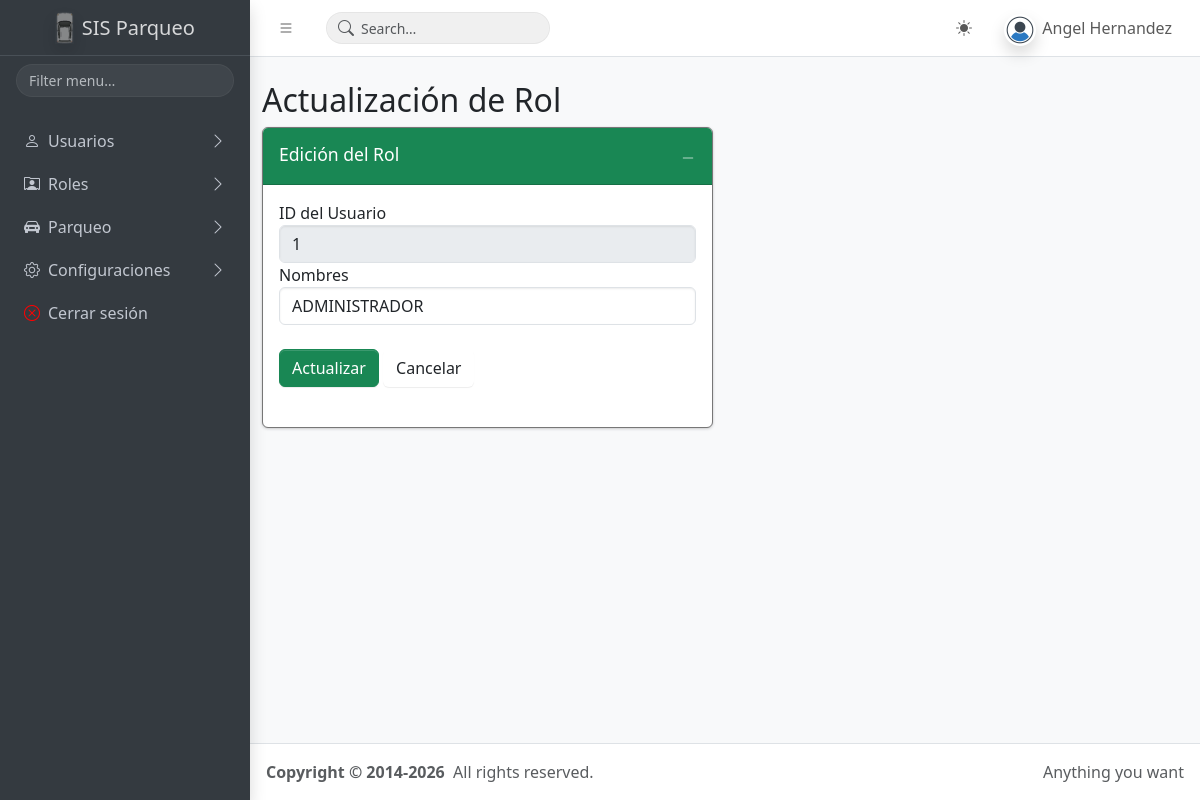
/roles/update.php?id=1 (signed in), run on the app's committed database.
### tables this page shows
CREATE TABLE `tb_usuarios` (
  `id` int(11) NOT NULL,
  `nombres` varchar(255) DEFAULT NULL,
  `rol` varchar(255) DEFAULT NULL,
  `email` varchar(255) DEFAULT NULL,
  `email_verificado` varchar(255) DEFAULT NULL,
  `contrasena` varchar(255) DEFAULT NULL,
  `token` varchar(255) DEFAULT NULL,
  `fyh_creacion` datetime DEFAULT NULL,
  `fyh_actualizacion` datetime DEFAULT NULL,
  `fyh_eliminacion` datetime DEFAULT NULL,
  `estado` varchar(10) DEFAULT NULL
);

CREATE TABLE `tb_rol` (
  `id_rol` int(11) NOT NULL,
  `nombre` varchar(255) DEFAULT NULL,
  `fyh_creacion` datetime DEFAULT NULL,
  `fyh_actualizacion` datetime DEFAULT NULL,
  `fyh_eliminacion` datetime DEFAULT NULL,
  `estado` varchar(10) DEFAULT NULL
);

### app/config.php (called while the page is built, shortened)
<?php
$URL = "http://localhost/www.sisparqueo.com";
?>

### layout/admin/datos_usuario.php (called while the page is built, shortened)
<?php
if (isset($_SESSION['usuario_sesion'])) {
    $usuario_sesion = $_SESSION['usuario_sesion'];
    $query_usuario_session = $pdo->prepare("SELECT * FROM tb_usuarios WHERE email = '$usuario_sesion' AND estado = 1");
    $query_usuario_session->execute();
    $session_usuarios = $query_usuario_session->fetchAll(PDO::FETCH_ASSOC);
    foreach ($session_usuarios as $usuario_loggeado){
    }
    $nombre_usuario_sesion = $usuario_loggeado['nombres'];
} else {
    header("Location: " . $URL . "/");
};
?>

### roles/update.php (the view, shortened to what this page needs)
<?php
include('../app/config.php');
include('../layout/admin/datos_usuario.php');
$id = $_GET['id'];
$query_usuario = $pdo->prepare("SELECT * FROM tb_rol WHERE id_rol = '$id' AND estado = '1'");
$query_usuario->execute();
$usuarios = $query_usuario->fetchAll(PDO::FETCH_ASSOC);
foreach($usuarios as $usuario){
}
?>
<!doctype html>
<html lang="es">
<head>
    <?php include("../layout/admin/head.php"); ?>
</head>
<body class="layout-fixed sidebar-expand-lg bg-body-tertiary">
    <div class="app-wrapper">
        <?php include("../layout/admin/navbar.php"); ?>
        <main class="app-main">
            <br>
            <div class="container">
                <div class="row">
                    <h2>Actualización de Rol</h2>
                    <div class="container">
                        <div class="row">
                            <div class="col-md-6">
                                <div class="col-md-12">
                                    <div class="card card-success" style="border: 1px solid #777777;">
                                        <div class="card-header">
                                            <h3 class="card-title">Edición del Rol</h3>
                                            <div class="card-tools">
                                                <button type="button" class="btn btn-tool" data-lte-toggle="card-collapse" aria-label="Collapse card">
                                                    <i data-lte-icon="collapse" class="bi bi-dash-lg"></i>
                                                </button>
                                            </div>
                                        </div>
                                        <div class="card-body">
                                            <div class="form-group">
                                                <label for="">ID del Usuario</label>
                                                <input type="text" class="form-control" id="id" value="<?php echo $usuario['id_rol']; ?>" disabled>
                                            </div>
                                            <div class="form-group">
                                                <label for="">Nombres</label>
                                                <input type="text" class="form-control" id="nombres" value="<?php echo $usuario['nombre']; ?>">
                                            </div>
                                            <br>
                                            <button type="button" class="btn btn-success" id="btn_actualizar">Actualizar</button>
                                            <a href="index.php" class="btn btn-default">Cancelar</a>
                                            <br>
                                            <br>
                                        </div>
                                    </div>
                                </div>
                            </div>
                            <div class="col-md-6"></div>
                        </div>
                    </div>
                </div>
            </div>
        </main>
        <?php include("../layout/admin/footer.php"); ?>
    </div>
</body>
</html>

### layout/admin/navbar.php (shortened to what this page needs)
<nav class="app-header navbar navbar-expand bg-body">
        <div class="container-fluid">
          <ul class="navbar-nav">
            <li class="nav-item">
              <a
                class="nav-link"
                data-lte-toggle="sidebar"
                href="#"
                role="button"
                aria-label="Toggle sidebar"
              >
                <i class="bi bi-list"></i>
              </a>
            </li>
          </ul>
          <form
            class="navbar-search d-none d-md-block ms-3"
            role="search"
            action="./pages/search-results.html"
          >
            <div class="navbar-search-field">
              <input
                type="search"
                id="navbar-search-input"
                name="q"
                class="form-control"
                placeholder="Search…"
                autocomplete="off"
              />
              <button class="navbar-search-submit" type="submit" aria-label="Submit search">
                <i class="bi bi-search" aria-hidden="true"></i>
              </button>
            </div>
          </form>
          <ul class="navbar-nav ms-auto">
            <li class="nav-item dropdown">
              <a
                class="nav-link"
                href="#"
                id="bd-theme"
                aria-label="Toggle color scheme"
                data-bs-toggle="dropdown"
                aria-expanded="false"
              >
                <i class="bi bi-sun-fill" data-lte-theme-icon="light"></i>
              </a>
            </li>
            <li class="nav-item dropdown user-menu">
              <a href="#" class="nav-link dropdown-toggle" data-bs-toggle="dropdown">
                <img
                  src="<?php echo $URL;?>/public/imagenes/usuario.png"
                  class="user-image rounded-circle shadow"
                  alt="<?php echo $nombre_usuario_sesion; ?>"
                />
                <span class="d-none d-md-inline"><?php echo $nombre_usuario_sesion; ?></span>
              </a>
            </li>
          </ul>
        </div>
      </nav>
      <aside class="app-sidebar bg-body-secondary shadow" data-bs-theme="dark">
        <div class="sidebar-brand">
          <a href="<?php echo $URL; ?>/principal.php" class="brand-link">
            <img src="<?php echo $URL;?>/public/imagenes/logo.png" alt="SIS Parqueo" class="brand-image opacity-75 shadow"/>
            <span class="brand-text fw-light">SIS Parqueo</span>
          </a>
        </div>
        <div class="sidebar-search" role="search">
          <input
            type="search"
            id="sidebar-search-input"
            class="form-control form-control-sm"
            placeholder="Filter menu…"
            autocomplete="off"
            data-lte-toggle="sidebar-search"
            data-lte-target="#navigation"
          />
        </div>
        <div class="sidebar-wrapper">
          <nav class="mt-2" aria-label="Main navigation">
            <ul class="nav sidebar-menu flex-column" data-lte-toggle="treeview" data-accordion="false" id="navigation">
            <li class="nav-item">
                <a href="#" class="nav-link">
                    <i class="bi bi-person"></i>
                  <p>
                    Usuarios
                  </p>
                </a>
              </li>
            <li class="nav-item">
                <a href="#" class="nav-link">
                    <i class="bi bi-person-rolodex"></i>
                  <p>
                    Roles
                  </p>
                </a>
              </li>
              <li class="nav-item">
                <a href="#" class="nav-link">
                <i class="bi bi-car-front-fill"></i>
                  <p>
                    Parqueo
                  </p>
                </a>
              </li>
              <li class="nav-item">
                <a href="#" class="nav-link">
                <i class="bi bi-gear"></i>
                  <p>
                    Configuraciones
                  </p>
                </a>
              </li>
              <li class="nav-item">
                <a href="<?php echo $URL;?>/login/cerrar_sesion.php" class="nav-link">
                    <i class="bi bi-x-circle" style="color: red;"></i>
                    <p>Cerrar sesión</p>
                    </a>
              </li>
            </ul>
          </nav>
        </div>
      </aside>

### data on the page
tb_usuarios: nombres "Angel Hernandez"
tb_rol: id_rol "1", nombre "ADMINISTRADOR"
